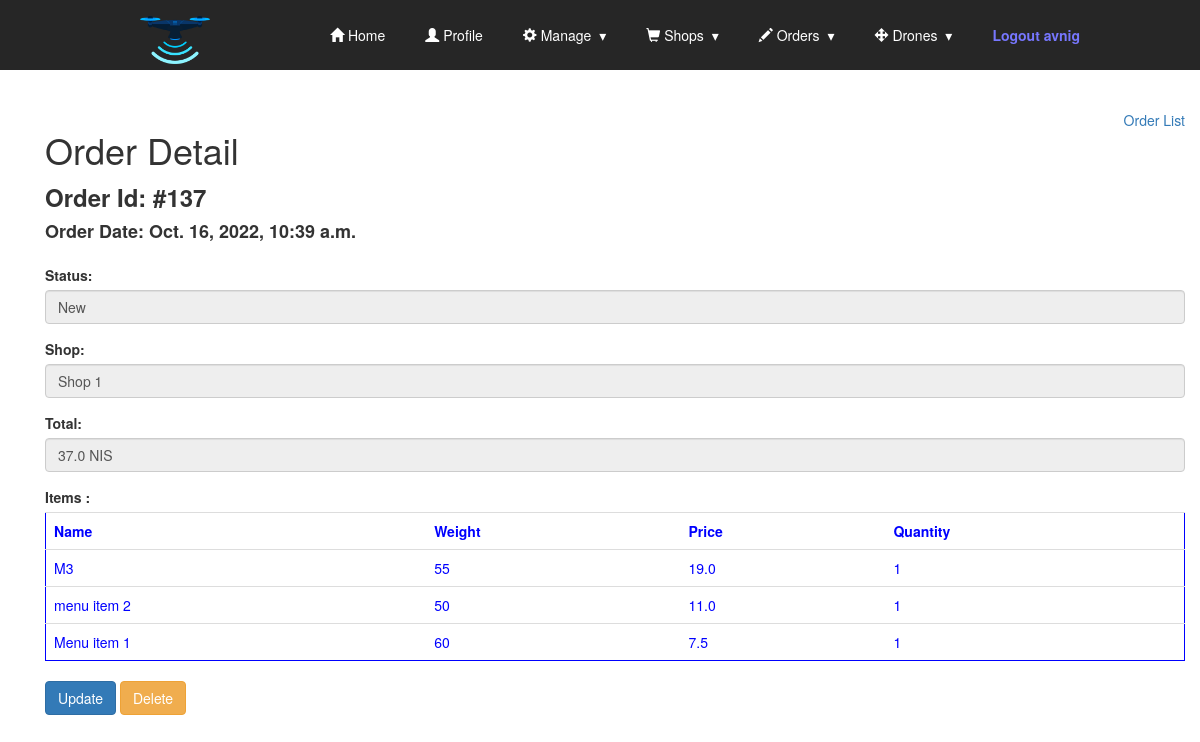
The page /orders/order/137/detail (signed in) on the database its author committed.
### orders/models.py (models this page shows, shortened)
class SoftDeletionModel(models.Model):
    deleted_at = models.DateTimeField(blank=True, null=True)
    objects = SoftDeletionManager()
    all_objects = SoftDeletionManager(alive_only=False)
    class Meta:
        abstract = True

class Order(SoftDeletionModel):
    OrderStatus = (
        ('New',1),          # A new order which was not yet attended
        ('Processing',3),   # An order that is being prepared for shipping
        ('Shipped',4),      # An order which is on its way with a drone
        ('Delievered',5),   # An order which the consumer accepted with the app
        ('Closed',6),       # An order after delievered
        ('Canceled',7),     # Softly deleted order / canceled
    )
    customer = models.IntegerField()
    order_date = models.DateTimeField(auto_now=True)
    status = models.CharField(max_length = 10, choices = OrderStatus, default = 1)
    shop = models.ForeignKey(Shop,on_delete=models.DO_NOTHING)
    drone = models.ForeignKey(Drone,on_delete=models.DO_NOTHING,null=True)
    total_price = models.FloatField(default=0)
    total_weight = models.FloatField(default=0)
    lat_location = models.FloatField(default=0)
    long_location = models.FloatField(default=0)

class OrderRow(models.Model):
    order = models.ForeignKey(Order,on_delete=models.DO_NOTHING)
    item = models.ForeignKey(MenuItem,on_delete=models.DO_NOTHING)
    quantity = models.IntegerField(default=1)
    item_price = models.FloatField(default=0)

### shops/models.py (models this page shows, shortened)
class Shop(models.Model):
    name = models.CharField(max_length=25)
    description = models.CharField(blank=True, max_length=50)
    address = models.CharField(max_length=50)
    active = models.BooleanField(blank=False,default=False)
    service_site = models.ForeignKey(ServiceSite,related_name='Shops',null=True,on_delete=models.DO_NOTHING)
    menu = models.ForeignKey(Menu,related_name='menu',null=True,on_delete=models.DO_NOTHING)
    def __str__(self):
        return self.name

class MenuItem(models.Model):
    name = models.CharField(max_length=50)
    description = models.CharField(max_length=50)
    weight = models.IntegerField()
    price = models.FloatField(default=0)

### orders/views.py (the view)
# urls.py: path('order/<int:id>/detail',OrderDetailView.as_view(),name='order_detail'),
@method_decorator(login_required, name='dispatch')
class OrderDetailView(DetailView):
    template_name = 'orders/order_detail.html'
    model=Order
    context_object_name = 'order'
    order_id = 0
    def get_object(self):
        id_ = self.kwargs.get("id")
        self.order_id=id_ #TEST
        print("order id is:" + str(self.order_id))
        return get_object_or_404(Order,id=id_)
    def get_context_data(self, **kwargs):
        context = super().get_context_data(**kwargs)
        od = OrderRow.objects.filter(order_id=self.order_id)
        context['rows'] = od
        return context

### orders/models.py (called while the page is built)
    def get_queryset(self):
        if self.alive_only:
            return SoftDeletionQuerySet(self.model).filter(deleted_at=None)
        return SoftDeletionQuerySet(self.model)

### orders/templates/orders/order_detail.html (shortened to what this page needs)
<!DOCTYPE html>
{% extends "base.html" %}
{% block content %}
<div class="container">
  <br><br>
  <a href="{% url 'orders:order_list' %}" style="align:right; float: right;">Order List</a>
  <h1>Order Detail</h1>
  <form method="POST">
    <div class="form-group">
        <label><font size = +2>Order Id: #{{ order.id }}</font></label><br>
        <label><font size = +1>Order Date: {{ order.order_date }}</font></label>
    </div>
    <div class="form-group">
        <label for="status">Status:</label>
        <input type="text" class="form-control" id="status" value="{{ order.status }}" disabled>
    </div>
    <div class="form-group">
        <label for="shop">Shop:</label>
        <input type="text" class="form-control" id="shop" value="{{ order.shop }}" disabled>
    </div>
    <div class="form-group">
        <label for="total">Total:</label>
        <input type="text" class="form-control" id="total" value="{{ order.total_price }} NIS" disabled>
    </div>
    <div class="form-group">
        <label>Items {{rows.order_id}}:</label>
          <table class="table" style="border-style: solid; border-width:thin; border-color:blue; color:blue;" >
            <tr>
              <th>Name</th>
              <th>Weight</th>
              <th>Price</th>
              <th>Quantity</th>
            </tr>
          {% for i in rows.all %}
              <tr>
                <td>{{i.item.name}}</td>
                <td>{{i.item.weight}}</td>
                <td>{{i.item_price}}</td>
                <td>{{i.quantity}}</td>
              </tr>
          {% endfor %}
        </table>
    </div>
    <a href="{% url 'orders:order_update' order.id %}"><button type="button" class="btn btn-primary">Update</button></a>
    <a href="{% url 'orders:order_delete' order.id %}"><button type="button" class="btn btn-warning">Delete</button></a>
  </form>
</div>
{% endblock %}

### templates/Base.html (shortened to what this page needs)
{% load static %}
<!DOCTYPE html>
<html>
<head>
  <link rel="stylesheet" href="https://maxcdn.bootstrapcdn.com/bootstrap/3.4.1/css/bootstrap.min.css">
  <link rel="stylesheet" href="{% static 'css/styles.css' %}">
  <link rel="stylesheet" href="{% static 'css/resp_nav_style.css' %}">
</head>
<body>
  <section class="nav-bar">
  <div class="nav-container">
    <div class="brand">
      <a class="brand" href="{% url 'index' %}"><img src="{% static 'dronebar/drone.png' %}" alt="Dronebar"></a>
    </div>
    <nav>
      <ul class="nav-list">
        <li class="active"><a href="{% url 'index' %}"><span class="glyphicon glyphicon-home"></span> Home</a></li>
        <li class="active"><a href="{% url 'accounts:profile' %}"><span class="glyphicon glyphicon-user"></span> Profile</a></li>
        <li>
          <a class="dropdown-toggle" data-toggle="dropdown" href="#"><span class="glyphicon glyphicon-cog"></span> Manage
          </a>
        </li>
        <li>
          <a class="dropdown-toggle" data-toggle="dropdown" href="#"><span class="glyphicon glyphicon-shopping-cart"></span> Shops
          </a>
        </li>
        <li>
          <a class="dropdown-toggle" data-toggle="dropdown" href="#"><span class="glyphicon glyphicon-pencil"></span> Orders
          </a>
        </li>
        <li>
          <a class="dropdown-toggle" data-toggle="dropdown" href="#"><span class="glyphicon glyphicon-move"></span> Drones
          </a>
        </li>
        <li><a href="{% url 'accounts:logout' %}" id="emp">Logout {{request.user}}</a></li>
      </ul>
    </nav>
  </div>
</section>
    <div class="container">
      {% block content %}
      {% endblock %}
    </div>
</body>
</html>

### static/css/styles.css (style rules this page uses)
#emp { color:#7777ff; text-color:#9999ff; font-weight: bold; }
.active { background-color: #04AA6D; color: white; }
td { padding: 1em; }

### static/css/resp_nav_style.css (style rules this page uses)
body { margin: 0; padding: 0; }
.nav-bar { height: 70px; background: #262626; }
.brand { position: absolute; padding-left: 20px; float: left; line-height: 70px; text-transform: uppercase; font-size: 1.4em; }
.brand a img { max-height: 70px; }
.brand a, .brand a:visited { color: #ffffff; text-decoration: none; }
.nav-container { max-width: 1000px; margin: 0 auto; }
nav { float: right; }
nav ul { list-style: none; margin: 0; padding: 0; }
nav ul li { float: left; position: relative; }
nav ul li a, nav ul li a:visited { display: block; padding: 0 20px; line-height: 70px; background: #262626; color: #ffffff; text-decoration: none; }
nav ul li a:not(:only-child):after, nav ul li a:visited:not(:only-child):after { padding-left: 4px; content: ' ▾'; }
@media screen and (min-width: 799px) { .nav-list { display: block !important; } }

### rows shown on the page
Order: id "137", order_date "Oct. 16, 2022, 10:39 a.m.", status "New", shop "Shop 1", total_price "37.0 NIS"
OrderRow: item.name "M3", item.weight "55", item_price "19.0", quantity "1"
OrderRow: item.name "menu item 2", item.weight "50", item_price "11.0", quantity "1"
OrderRow: item.name "Menu item 1", item.weight "60", item_price "7.5", quantity "1"

### other values the page prints
{{ request.user }} "avnig"
